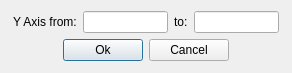
<?xml version="1.0" encoding="UTF-8"?>
<ui version="4.0">
 <class>RescaleAxesDialog</class>
 <widget class="QDialog" name="RescaleAxesDialog">
  <property name="geometry">
   <rect>
    <x>0</x>
    <y>0</y>
    <width>292</width>
    <height>73</height>
   </rect>
  </property>
  <property name="windowTitle">
   <string>Axis scale</string>
  </property>
  <layout class="QVBoxLayout" name="verticalLayout">
   <item>
    <layout class="QHBoxLayout" name="horizontalLayout_2">
     <item>
      <spacer name="horizontalSpacer_3">
       <property name="orientation">
        <enum>Qt::Horizontal</enum>
       </property>
       <property name="sizeHint" stdset="0">
        <size>
         <width>40</width>
         <height>20</height>
        </size>
       </property>
      </spacer>
     </item>
     <item>
      <widget class="QLabel" name="label_2">
       <property name="text">
        <string>Y Axis from:</string>
       </property>
      </widget>
     </item>
     <item>
      <widget class="QLineEdit" name="y0">
       <property name="sizePolicy">
        <sizepolicy hsizetype="Fixed" vsizetype="Fixed">
         <horstretch>0</horstretch>
         <verstretch>0</verstretch>
        </sizepolicy>
       </property>
       <property name="minimumSize">
        <size>
         <width>85</width>
         <height>0</height>
        </size>
       </property>
       <property name="maximumSize">
        <size>
         <width>85</width>
         <height>16777215</height>
        </size>
       </property>
       <property name="alignment">
        <set>Qt::AlignRight|Qt::AlignTrailing|Qt::AlignVCenter</set>
       </property>
      </widget>
     </item>
     <item>
      <widget class="QLabel" name="label_4">
       <property name="text">
        <string>to:</string>
       </property>
      </widget>
     </item>
     <item>
      <widget class="QLineEdit" name="y1">
       <property name="sizePolicy">
        <sizepolicy hsizetype="Fixed" vsizetype="Fixed">
         <horstretch>0</horstretch>
         <verstretch>0</verstretch>
        </sizepolicy>
       </property>
       <property name="minimumSize">
        <size>
         <width>85</width>
         <height>0</height>
        </size>
       </property>
       <property name="maximumSize">
        <size>
         <width>85</width>
         <height>16777215</height>
        </size>
       </property>
       <property name="alignment">
        <set>Qt::AlignRight|Qt::AlignTrailing|Qt::AlignVCenter</set>
       </property>
      </widget>
     </item>
     <item>
      <spacer name="horizontalSpacer_4">
       <property name="orientation">
        <enum>Qt::Horizontal</enum>
       </property>
       <property name="sizeHint" stdset="0">
        <size>
         <width>40</width>
         <height>20</height>
        </size>
       </property>
      </spacer>
     </item>
    </layout>
   </item>
   <item>
    <layout class="QHBoxLayout" name="horizontalLayout_3">
     <item>
      <spacer name="horizontalSpacer_6">
       <property name="orientation">
        <enum>Qt::Horizontal</enum>
       </property>
       <property name="sizeHint" stdset="0">
        <size>
         <width>40</width>
         <height>20</height>
        </size>
       </property>
      </spacer>
     </item>
     <item>
      <widget class="QPushButton" name="okButton">
       <property name="text">
        <string>Ok</string>
       </property>
      </widget>
     </item>
     <item>
      <widget class="QPushButton" name="cancelButton">
       <property name="text">
        <string>Cancel</string>
       </property>
      </widget>
     </item>
     <item>
      <spacer name="horizontalSpacer_5">
       <property name="orientation">
        <enum>Qt::Horizontal</enum>
       </property>
       <property name="sizeHint" stdset="0">
        <size>
         <width>40</width>
         <height>20</height>
        </size>
       </property>
      </spacer>
     </item>
    </layout>
   </item>
  </layout>
 </widget>
 <resources/>
 <connections/>
</ui>
